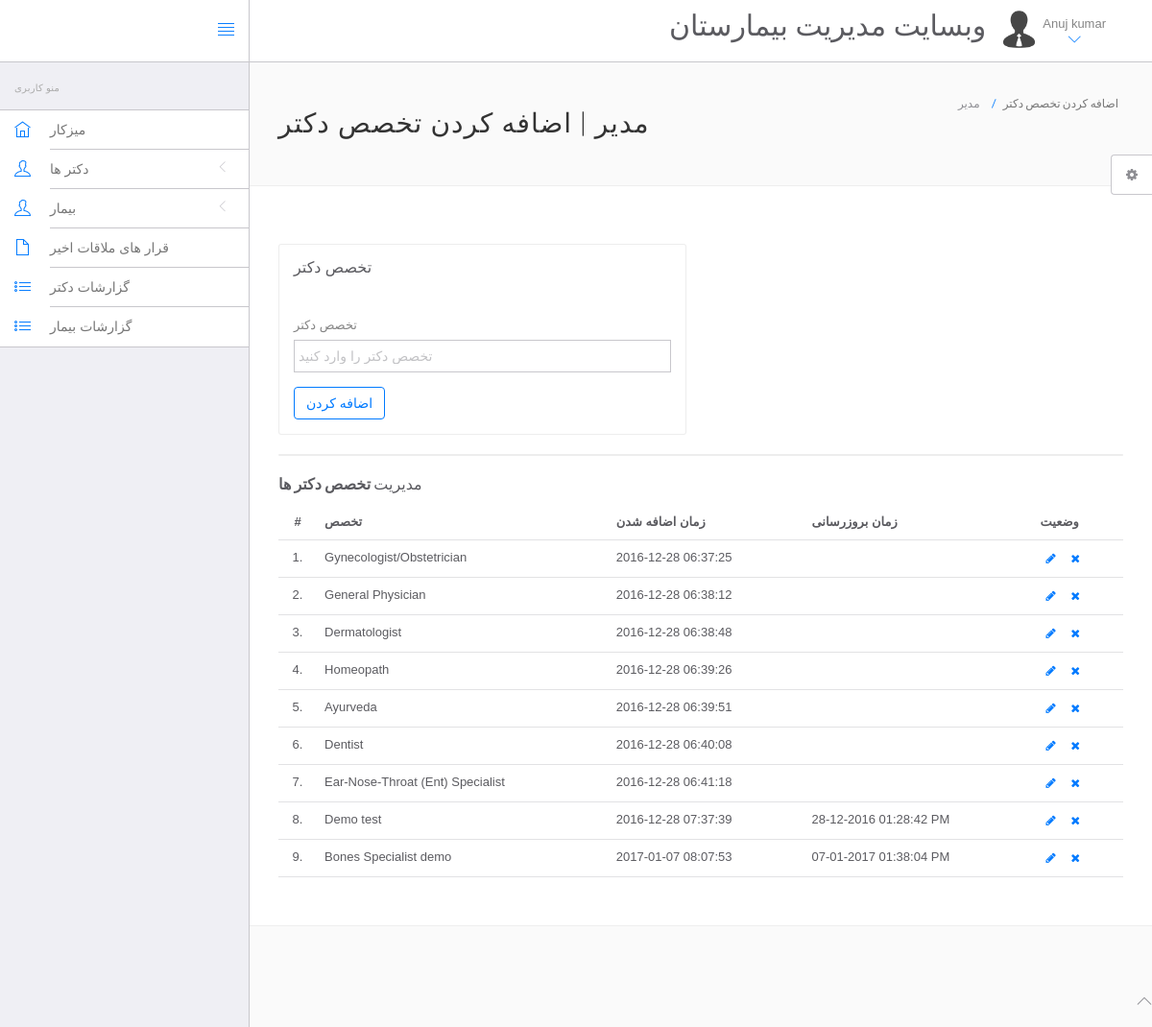
Page /hms/admin/doctor-specilization.php (signed in) on the committed database.
### tables this page shows
CREATE TABLE IF NOT EXISTS `users` (
  `id` int(11) NOT NULL AUTO_INCREMENT,
  `fullName` varchar(255) NOT NULL,
  `address` longtext NOT NULL,
  `city` varchar(255) NOT NULL,
  `gender` varchar(255) NOT NULL,
  `email` varchar(255) NOT NULL,
  `password` varchar(255) NOT NULL,
  `regDate` timestamp NOT NULL DEFAULT CURRENT_TIMESTAMP,
  `updationDate` varchar(255) NOT NULL,
  PRIMARY KEY (`id`)
);

CREATE TABLE IF NOT EXISTS `doctorspecilization` (
  `id` int(11) NOT NULL AUTO_INCREMENT,
  `specilization` varchar(255) NOT NULL,
  `creationDate` timestamp NOT NULL DEFAULT CURRENT_TIMESTAMP,
  `updationDate` varchar(255) NOT NULL,
  PRIMARY KEY (`id`)
);

### hms/admin/doctor-specilization.php (the view, shortened to what this page needs)
<?php
include('include/config.php');
?>
<!DOCTYPE html>
<html lang="en">
	<head>
		<link rel="stylesheet" href="vendor/bootstrap/css/bootstrap.min.css">
		<link rel="stylesheet" href="vendor/fontawesome/css/font-awesome.min.css">
		<link rel="stylesheet" href="vendor/themify-icons/themify-icons.min.css">
		<link href="vendor/animate.css/animate.min.css" rel="stylesheet" media="screen">
		<link href="vendor/perfect-scrollbar/perfect-scrollbar.min.css" rel="stylesheet" media="screen">
		<link href="vendor/switchery/switchery.min.css" rel="stylesheet" media="screen">
		<link href="vendor/bootstrap-touchspin/jquery.bootstrap-touchspin.min.css" rel="stylesheet" media="screen">
		<link href="vendor/select2/select2.min.css" rel="stylesheet" media="screen">
		<link href="vendor/bootstrap-datepicker/bootstrap-datepicker3.standalone.min.css" rel="stylesheet" media="screen">
		<link href="vendor/bootstrap-timepicker/bootstrap-timepicker.min.css" rel="stylesheet" media="screen">
		<link rel="stylesheet" href="assets/css/styles.css">
		<link rel="stylesheet" href="assets/css/plugins.css">
		<link rel="stylesheet" href="assets/css/themes/theme-1.css" id="skin_color" />
	</head>
	<body>
		<div id="app">
<?php include('include/sidebar.php');?>
			<div class="app-content">
						<?php include('include/header.php');?>
				<div class="main-content" >
					<div class="wrap-content container" id="container">
						<section id="page-title">
							<div class="row">
								<div class="col-sm-8">
									<h1 class="mainTitle">مدیر | اضافه کردن تخصص دکتر</h1>
																	</div>
								<ol class="breadcrumb">
									<li>
										<span>مدیر</span>
									</li>
									<li class="active">
										<span>اضافه کردن تخصص دکتر</span>
									</li>
								</ol>
							</div>
						</section>
						<div class="container-fluid container-fullw bg-white">
							<div class="row">
								<div class="col-md-12">
									<div class="row margin-top-30">
										<div class="col-lg-6 col-md-12">
											<div class="panel panel-white">
												<div class="panel-heading">
													<h5 class="panel-title"> تخصص دکتر</h5>
												</div>
												<div class="panel-body">
													<form role="form" name="dcotorspcl" method="post" >
														<div class="form-group">
															<label for="exampleInputEmail1">
                                                                 تخصص دکتر
															</label>
							<input type="text" name="doctorspecilization" class="form-control"  placeholder="تخصص دکتر را وارد کنید">
														</div>
														<button type="submit" name="submit" class="btn btn-o btn-primary">
															اضافه کردن
														</button>
													</form>
												</div>
											</div>
										</div>
											</div>
										</div>
									<div class="col-lg-12 col-md-12">
											<div class="panel panel-white">
											</div>
										</div>
									</div>
									<div class="row">
								<div class="col-md-12">
									<h5 class="over-title margin-bottom-15">مدیریت <span class="text-bold">تخصص دکتر ها</span></h5>
									<table class="table table-hover" id="sample-table-1">
										<thead>
											<tr>
												<th class="center">#</th>
												<th>تخصص</th>
												<th class="hidden-xs">زمان اضافه شدن</th>
												<th>زمان بروزرسانی</th>
												<th>وضعیت</th>
											</tr>
										</thead>
										<tbody>
<?php
$sql=mysqli_query($con,"select * from doctorSpecilization");
$cnt=1;
while($row=mysqli_fetch_array($sql))
{
?>
											<tr>
												<td class="center"><?php echo $cnt;?>.</td>
												<td class="hidden-xs"><?php echo $row['specilization'];?></td>
												<td><?php echo $row['creationDate'];?></td>
												<td><?php echo $row['updationDate'];?>
												</td>
												<td >
												<div class="visible-md visible-lg hidden-sm hidden-xs">
							<a href="edit-doctor-specialization.php?id=<?php echo $row['id'];?>" class="btn btn-transparent btn-xs" tooltip-placement="top" tooltip="Edit"><i class="fa fa-pencil"></i></a>
	<a href="doctor-specilization.php?id=<?php echo $row['id']?>&del=delete" onClick="return confirm('Are you sure you want to delete?')"class="btn btn-transparent btn-xs tooltips" tooltip-placement="top" tooltip="Remove"><i class="fa fa-times fa fa-white"></i></a>
												</div>
												</td>
											</tr>
											<?php
$cnt=$cnt+1;
											 }?>
										</tbody>
									</table>
								</div>
							</div>
								</div>
							</div>
						</div>
					</div>
				</div>
	<?php include('include/footer.php');?>
	<?php include('include/setting.php');?>
	</body>
</html>

### hms/admin/include/header.php (shortened to what this page needs)
<header class="navbar navbar-default navbar-static-top">
    <div class="navbar-header">
        <a class="navbar-brand" href="#">
        </a>
        <a href="#" class="sidebar-toggler pull-right visible-md visible-lg" data-toggle-class="app-sidebar-closed" data-toggle-target="#app">
            <i class="ti-align-justify"></i>
        </a>
    </div>
    <div class="navbar-collapse collapse">
        <ul class="nav navbar-right">
            <li  style="padding-top:2% ">
                <h2>وبسایت مدیریت بیمارستان</h2>
            </li>
            <li class="dropdown current-user">
                <a href class="dropdown-toggle" data-toggle="dropdown">
                    <img src="assets/images/avatar-1.jpg" alt="Peter"> <span class="username">
									<?php $query=mysqli_query($con,"select fullName from users where id='".$_SESSION['id']."'");
                                    while($row=mysqli_fetch_array($query))
                                    {
                                        echo $row['fullName'];
                                    }
                                    ?> <i class="ti-angle-down"></i></i></span>
                </a>
            </li>
        </ul>
    </div>
</header>

### hms/admin/assets/css/themes/theme-1.css (style rules this page uses)
body { background: #FAFAFA; }
header .navbar-header { background: #ffffff !important; border-right-color: #c8c7cc !important; border-bottom-color: #c8c7cc !important; }
header .navbar-header .sidebar-toggler, header .navbar-header .sidebar-mobile-toggler { color: #007aff !important; }
header .navbar-header .navbar-brand { color: #777 !important; }
header .navbar-collapse { background: #ffffff !important; border-bottom-color: #c8c7cc !important; box-shadow: none !important; }
header .navbar-collapse .navbar-right > li > a { color: #777; }
header .navbar-collapse .navbar-right > li > a i { color: #007aff !important; }

### rows in the picture
users: fullName "Anuj kumar"
doctorspecilization: specilization "Gynecologist/Obstetrician", creationDate "2016-12-28 06:37:25"
doctorspecilization: specilization "General Physician", creationDate "2016-12-28 06:38:12"
doctorspecilization: specilization "Dermatologist", creationDate "2016-12-28 06:38:48"
doctorspecilization: specilization "Homeopath", creationDate "2016-12-28 06:39:26"
doctorspecilization: specilization "Ayurveda", creationDate "2016-12-28 06:39:51"
doctorspecilization: specilization "Dentist", creationDate "2016-12-28 06:40:08"
doctorspecilization: specilization "Ear-Nose-Throat (Ent) Specialist", creationDate "2016-12-28 06:41:18"
doctorspecilization: specilization "Demo test", creationDate "2016-12-28 07:37:39", updationDate "28-12-2016 01:28:42 PM"
doctorspecilization: specilization "Bones Specialist demo", creationDate "2017-01-07 08:07:53", updationDate "07-01-2017 01:38:04 PM"
